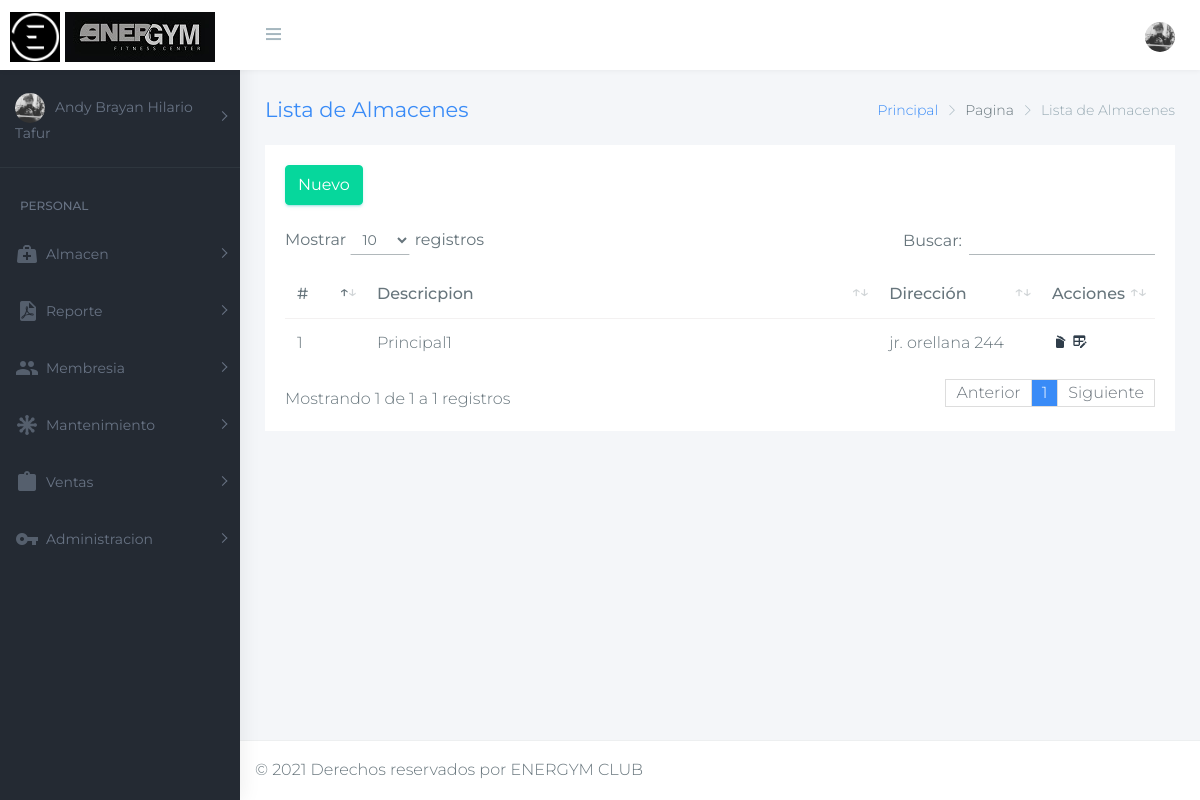
/index.php/almacen (signed in), run on the app's committed database.
### tables this page shows
CREATE TABLE `empleados` (
  `empleado_id` int(11) NOT NULL,
  `empleado_nombres` varchar(100) NOT NULL,
  `empleado_apellidos` varchar(100) DEFAULT NULL,
  `empleado_dni` varchar(8) DEFAULT NULL,
  `empleado_direccion` varchar(50) DEFAULT NULL,
  `empleado_email` varchar(50) DEFAULT NULL,
  `empleado_telefono` varchar(30) DEFAULT NULL,
  `perfil_id` int(11) DEFAULT NULL,
  `empleado_usuario` varchar(50) DEFAULT NULL,
  `empleado_clave` varchar(200) DEFAULT NULL,
  `estado` int(1) DEFAULT '1',
  `empresa_ruc` varchar(255) DEFAULT NULL,
  `empresa_sede` int(11) DEFAULT NULL,
  `empleado_nombre_completo` varchar(255) DEFAULT NULL,
  `empleado_foto_perfil` text,
  `empleado_fecha_nacimiento` date DEFAULT NULL,
  `empleado_huella` longtext,
  `empleado_sexo` char(1) DEFAULT 'm',
  `empleado_horario_entrada_man` time DEFAULT NULL,
  `empleado_horario_salida_man` time DEFAULT NULL,
  `empleado_horario_entrada_tar` time DEFAULT NULL,
  `empleado_horario_salida_tar` time DEFAULT NULL,
  `empleado_foto` text
);

CREATE TABLE `modulos` (
  `modulo_id` int(11) NOT NULL,
  `modulo_nombre` varchar(50) DEFAULT NULL,
  `modulo_icono` varchar(50) DEFAULT NULL,
  `modulo_url` varchar(50) DEFAULT NULL,
  `modulo_padre` int(11) DEFAULT NULL,
  `estado` int(1) DEFAULT '1',
  `modulo_orden` int(11) DEFAULT NULL
);

CREATE TABLE `almacenes` (
  `almacen_id` int(11) NOT NULL,
  `almacen_descripcion` varchar(60) DEFAULT NULL,
  `almacen_direccion` varchar(80) DEFAULT NULL,
  `id_sede` int(11) DEFAULT NULL,
  `almacen_estado` int(11) DEFAULT '1'
);

### application/controllers/BaseController.php (called while the page is built, shortened)
<?php
class BaseController extends CI_Controller {
  public function __construct() {
    $this->load->model("Mantenimiento_m");
  }
  public function vista($cuerpo,$data=array()){
    $data["datos_usuario"]=$this->Mantenimiento_m->consulta3("SELECT * FROM empleados INNER JOIN perfiles ON empleados.perfil_id = perfiles.perfil_id AND empleados.empleado_id=".$_COOKIE["usuario_id"]);
    $modulos = $this->Mantenimiento_m->consulta3("SELECT modulos.modulo_nombre ,modulos.modulo_id,modulos.modulo_orden,modulos.modulo_icono,modulos.modulo_url,
      modulos.modulo_padre,modulos.estado
      FROM modulos
      INNER JOIN modulos AS MODULOHIJO ON (modulos.modulo_id = MODULOHIJO.modulo_padre)
      INNER JOIN permisos_sede ON permisos_sede.persed_id_modulo = MODULOHIJO.modulo_id
      WHERE
      modulos.modulo_padre=1   and modulos.modulo_id!=1 and
      permisos_sede.persed_id_perfil=".$_COOKIE["usuario_perfil"]."
      GROUP BY
      MODULOHIJO.modulo_padre
      order by modulo_orden asc");
    foreach ($modulos as $key => $value){
      $mod = $this->Mantenimiento_m->consulta3("select modulos.* from modulos inner join permisos_sede on(modulos.modulo_id=permisos_sede.persed_id_modulo) inner join perfiles on(perfiles.perfil_id=permisos_sede.persed_id_perfil) where permisos_sede.persed_id_perfil=".$_COOKIE["usuario_perfil"]."   and modulos.modulo_padre=".$value["modulo_id"]." and modulos.estado=1 GROUP BY modulos.modulo_id");
      $modulos[$key]["lista"] = $mod;
    }
    if($_COOKIE["config_usuario"]){
     $data["titulo"]='Energym';
     $data["logo_empresa"]='1234567';
     $data["titulo_corto"]= 'qwe';
     $this->load->view('Layout',compact("data","modulos"));
     $this->load->view($cuerpo,compact("data"));
     $this->load->view('Footer',compact("data"));
   }else{
    header('Location: '.base_url());
  }
}
}
?>

### application/controllers/Almacen.php (called while the page is built, shortened)
<?php
require_once "BaseController.php";
class Almacen extends BaseController {
	public function index(){
     	$data=array();
      	$data["titulo_descripcion"]="Lista de Almacenes";
      	$data["tabla"]=$this->Mantenimiento_m->consulta3("SELECT * FROM almacenes where almacen_estado=1");
	  	$this->vista("Almacen/index",$data);
	}
}

### index.php (called while the page is built, shortened)
<?php
require_once BASEPATH.'core/CodeIgniter.php';

### application/models/Mantenimiento_m.php (called while the page is built, shortened)
<?php  if ( ! defined('BASEPATH')) exit('No direct script access allowed');
	class Mantenimiento_m extends CI_Model
	{
        public function consulta3($sql){
            $datasesores=$this->db->query($sql);
            return $datasesores->result_array();
         }
	}
?>

### application/views/Layout.php (the view, shortened to what this page needs)
<!DOCTYPE html>
<html lang="en">
<head>
    <?php include("Layout/css.php"); ?>
</head>
<body class="fix-header card-no-border fix-sidebar">
    <div id="main-wrapper">
        <header class="topbar">
            <nav class="navbar top-navbar navbar-expand-md navbar-light">
                <div class="navbar-header">
                    <a class="navbar-brand" href="#">
                        <b>
                            <img src="<?php echo base_url();?>public/assets/images/ener8.png" style="    width: 50px;" alt="homepage" class="dark-logo" />
                        </b>
                        <span>
                         <img src="<?php echo base_url();?>public/assets/images/ener9.jpg" alt="homepage" class="dark-logo" />
                         <img src="<?php echo base_url();?>public/assets/images/logo-light-text.png" class="light-logo" alt="homepage" /></span> </a>
                </div>
                <div class="navbar-collapse">
                    <ul class="navbar-nav mr-auto">
                        <li class="nav-item"> <a class="nav-link sidebartoggler hidden-sm-down waves-effect waves-dark" href="javascript:void(0)"><i class="ti-menu"></i></a> </li>
                    </ul>
                    <ul class="navbar-nav my-lg-0">
                        <li class="nav-item dropdown">
                            <a class="nav-link dropdown-toggle waves-effect waves-dark" href="#" data-toggle="dropdown" aria-haspopup="true" aria-expanded="false"><img id="foto_perfilupdate" src="<?php echo base_url().'public/assets/images/foto_perfil/'.$data["datos_usuario"][0]["empleado_foto"] ?>" alt="user" class="profile-pic" /></a>
                        </li>
                    </ul>
                </div>
            </nav>
        </header>
        <aside class="left-sidebar">
            <div class="scroll-sidebar">
                <nav class="sidebar-nav">
                    <ul id="sidebarnav">
                        <li class="user-profile"> <a class="has-arrow waves-effect waves-dark" href="#" aria-expanded="false"><img class="foto_perfilupdate" src="<?php echo base_url().'public/assets/images/foto_perfil/'.$data["datos_usuario"][0]["empleado_foto"] ?>" alt="user" /><span class="hide-menu"><?php echo $data["datos_usuario"][0]["empleado_nombres"]?> </span></a>
                        </li>
                        <li class="nav-devider"></li>
                        <li class="nav-small-cap">PERSONAL</li>
                        <?php foreach ($modulos as $value) {
                            if(count($value["lista"])>0){ ?>
                        <li> <a id="padre_id_<?php echo $value['modulo_id']?>" data-target="#cuerpo_<?php echo ($value["modulo_id"])?>" class="has-arrow waves-effect waves-dark" href="#" aria-expanded="false"><i class="<?php echo strtolower($value["modulo_icono"])?>"></i><span class="hide-menu"><?php echo ($value["modulo_nombre"])?> </span></a>
                                <?php foreach ($value["lista"] as $val) { ?>
                                </li>
                                <?php }     ?>
                            </ul>
                        <?php }else{
                         echo '<li> <a  href="'.base_url().$value["modulo_url"].'" aria-expanded="false"><i class="'.$value["modulo_icono"].'"></i><span class="hide-menu">'.$value["modulo_nombre"].'</span></a></li>';
                        }}?>
                </nav>
            </div>
        </aside>
        <div class="page-wrapper">
            <div class="container-fluid"  id="cuerpo_pagina_vista">
            <div class="row page-titles">
                <div class="col-md-5 align-self-center">
                    <h3 class="text-themecolor"><?php if(isset($data["titulo_descripcion"])){echo $data["titulo_descripcion"];}else{echo "Panel de Control";} ?></h3>
                </div>
                <div class="col-md-7 align-self-center">
                    <ol class="breadcrumb">
                        <li class="breadcrumb-item"><a href="javascript:void(0)">Principal</a></li>
                        <li class="breadcrumb-item">Pagina</li>
                        <li class="breadcrumb-item active"><?php if(isset($data["titulo_descripcion"])){echo $data["titulo_descripcion"];}else{echo "Panel de Control";} ?></li>
                    </ol>
                </div>
            </div>

### application/views/Almacen/index.php (shortened to what this page needs)
        <div class="row">
          <div class="col-12">
            <div class="card">
              <div class="card-body" id="cuerpo_pagina">
                <div class="row">
                 <div class="col-md-12">
                  <a href="<?php echo base_url();?>Almacen/nuevo"><button class="btn  btn-success" >Nuevo</button></a>
                </div>
              </div>
              <div class="row">
               <div class="col-md-12">
                <div class="table-responsive">
                 <table class="table display product-overview mb-30" id="myTable">
                  <thead>
                    <tr>
                      <th width="10%">#</th>
                      <th width="70%">Descricpion</th>
                      <th width="70%">Dirección</th>
                      <th width="10%">Acciones</th>
                    </tr>
                  </thead>
                  <tbody id="cuerpo_tabla">
                   <?php $c=1; foreach ($data["tabla"] as $key => $value) {
                    $a=$value["almacen_id"];
                    echo "<tr>";
                    echo "<td>".$c."</td>";
                    echo "<td>".$value["almacen_descripcion"]."</td>";
                    echo "<td>".$value["almacen_direccion"]."</td>";
                    echo '<td><a  onclick="eliminar('.$a.')" class="text-inverse" title="Eliminar" data-toggle="tooltip"><i class="mdi mdi-delete-empty txt-danger"></i></a> <a href="'.base_url().'Almacen/editar/'.$value["almacen_id"].'" class="text-inverse" title="Editar" data-toggle="tooltip"><i class="mdi mdi-table-edit txt-danger"></i></a></td>';
                    echo "</tr>";
                    $c++;
                  }  ?>
                </tbody>
              </table>
            </div>
          </div>
        </div>
      </div>
    </div>
  </div>
</div>

### public/css/colors/default-dark.css (style rules this page uses)
.topbar { background: #fff; }
.topbar .navbar-light .navbar-nav .nav-item > a.nav-link { color: #a6b7bf; }
a { color: #398bf7; }
.text-themecolor { color: #398bf7 !important; }
.card-no-border .left-sidebar, .card-no-border .sidebar-nav { background: #242a33; }
.sidebar-nav { background: #242a33; }
.sidebar-nav ul li.nav-small-cap { color: #687384; }

### data on the page
empleados: empleado_foto (picture), empleado_nombres "Andy Brayan Hilario Tafur"
modulos: modulo_nombre "Almacen"
modulos: modulo_nombre "Reporte"
modulos: modulo_nombre "Membresia"
modulos: modulo_nombre "Mantenimiento"
modulos: modulo_nombre "Ventas"
modulos: modulo_nombre "Administracion"
almacenes: almacen_descripcion "Principal1", almacen_direccion "jr. orellana 244"

### other printed values
$data["titulo_descripcion"] "Lista de Almacenes"
